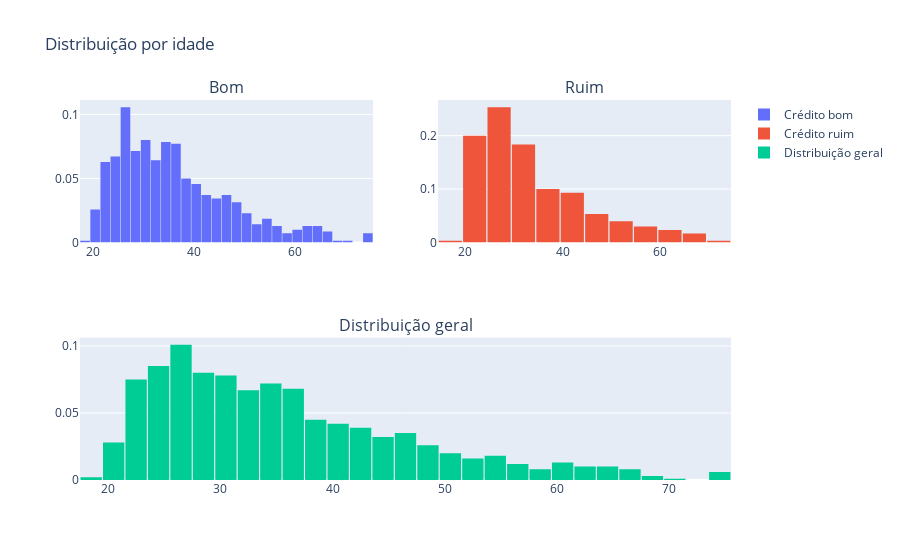

Notebook cell for this chart:
### Code cell
#Distribuição de risco de crédito geral e por idade

df_good = df_credit.loc[df_credit["RiscoDeCredito"] == 'Bom']['IdadeEmAnos'].values.tolist()
df_bad = df_credit.loc[df_credit["RiscoDeCredito"] == 'Ruim']['IdadeEmAnos'].values.tolist()
df_age = df_credit['IdadeEmAnos'].values.tolist()

#First plot
trace0 = go.Histogram(
    x=df_good,
    histnorm='probability',
    name="Crédito bom"
)
#Second plot
trace1 = go.Histogram(
    x=df_bad,
    histnorm='probability',
    name="Crédito ruim"
)
#Third plot
trace2 = go.Histogram(
    x=df_age,
    histnorm='probability',
    name="Distribuição geral"
)

#Creating the grid
fig = tls.make_subplots(rows=2, cols=2, specs=[[{}, {}], [{'colspan': 2}, None]],
                          subplot_titles=('Bom','Ruim', 'Distribuição geral'))

#setting the figs
fig.append_trace(trace0, 1, 1)
fig.append_trace(trace1, 1, 2)
fig.append_trace(trace2, 2, 1)

fig['layout'].update(showlegend=True, title='Distribuição por idade', bargap=0.05)
py.iplot(fig, filename='custom-sized-subplot-with-subplot-titles')

### Figure 1 — Plotly figure (JSON) as saved in the notebook; plotly's stock layout.template omitted (floating-point values rounded to 4 significant figures; data arrays with more than 128 entries replaced by an {"elided": "..."} marker saying what was removed)
{"data": [{"histnorm": "probability", "name": "Crédito bom", "type": "histogram", "x": {"elided": "700 int values"}, "xaxis": "x", "yaxis": "y"}, {"histnorm": "probability", "name": "Crédito ruim", "type": "histogram", "x": {"elided": "300 int values"}, "xaxis": "x2", "yaxis": "y2"}, {"histnorm": "probability", "name": "Distribuição geral", "type": "histogram", "x": {"elided": "1000 int values"}, "xaxis": "x3", "yaxis": "y3"}], "layout": {"annotations": [{"font": {"size": 16}, "showarrow": false, "text": "Bom", "x": 0.225, "xanchor": "center", "xref": "paper", "y": 1, "yanchor": "bottom", "yref": "paper"}, {"font": {"size": 16}, "showarrow": false, "text": "Ruim", "x": 0.775, "xanchor": "center", "xref": "paper", "y": 1, "yanchor": "bottom", "yref": "paper"}, {"font": {"size": 16}, "showarrow": false, "text": "Distribuição geral", "x": 0.5, "xanchor": "center", "xref": "paper", "y": 0.375, "yanchor": "bottom", "yref": "paper"}], "bargap": 0.05, "showlegend": true, "title": {"text": "Distribuição por idade"}, "xaxis": {"anchor": "y", "domain": [0, 0.45]}, "xaxis2": {"anchor": "y2", "domain": [0.55, 1]}, "xaxis3": {"anchor": "y3", "domain": [0, 1]}, "yaxis": {"anchor": "x", "domain": [0.625, 1]}, "yaxis2": {"anchor": "x2", "domain": [0.625, 1]}, "yaxis3": {"anchor": "x3", "domain": [0, 0.375]}}}
